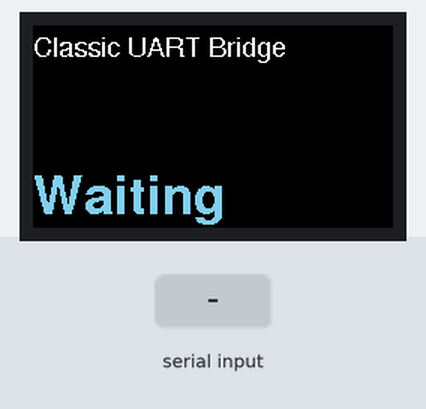
This program was run on a simulated ESP32. Shown: 240×135 colour display. The test bench sets the inputs (shaded band). Nothing arrives over Bluetooth unless stated; what the program prints to the serial monitor is not drawn.

Above: at 0.25 s.
At 1.4 s:
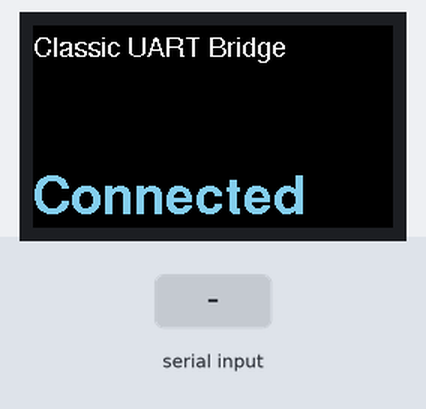
1.5 s: "1" received over the second serial link
Timing chart, 0 to 4.5 s (numbered marks = the images above; inputs shaded):
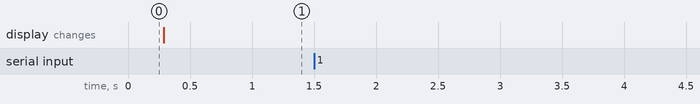

Measured:
- after the input at 1.5 s, every drawn part: stays the same

The program:

main.cpp
```cpp
/*
    Video: https://www.youtube.com/watch?v=oCMOYS71NIU
    Based on Neil Kolban example for IDF: https://github.com/nkolban/esp32-snippets/blob/master/cpp_utils/tests/BLE%20Tests/SampleNotify.cpp
    Ported to Arduino ESP32 by Evandro Copercini

   Create a BLE server that, once we receive a connection, will send periodic notifications.
   The service advertises itself as: 6E400001-B5A3-F393-E0A9-E50E24DCCA9E
   Has a characteristic of: 6E400002-B5A3-F393-E0A9-E50E24DCCA9E - used for receiving data with "WRITE"
   Has a characteristic of: 6E400003-B5A3-F393-E0A9-E50E24DCCA9E - used to send data with  "NOTIFY"

   The design of creating the BLE server is:
   1. Create a BLE Server
   2. Create a BLE Service
   3. Create a BLE Characteristic on the Service
   4. Create a BLE Descriptor on the characteristic
   5. Start the service.
   6. Start advertising.

   In this example rxValue is the data received (only accessible inside that function).
   And txValue is the data to be sent, in this example just a byte incremented every second.
*/
#include <Arduino.h>
#include <SPI.h>
#include <TFT_eSPI.h>
#include "BluetoothSerial.h"
#include "Button2.h"

#define BUTTON_1 35
#define BUTTON_2 0
Button2 btn1(BUTTON_1);
Button2 btn2(BUTTON_2);
const int pwmFreq = 5000;
const int pwmResolution = 8;
const int pwmLedChannelTFT = 0;
const int backlight[5] = {16,32,64,128,255};
byte tft_brightness=4;

BluetoothSerial SerialBT;
bool deviceConnected = false;
bool oldDeviceConnected = false;
uint8_t txValue = 0;

TFT_eSPI tft = TFT_eSPI();


void tft_init() {
  tft.init();
  tft.setRotation(1);
  tft.fillScreen(TFT_BLACK);
  tft.setTextColor(TFT_WHITE,TFT_BLACK);
  tft.setTextSize(1);

  ledcSetup(pwmLedChannelTFT, pwmFreq, pwmResolution);
  ledcAttachPin(TFT_BL, pwmLedChannelTFT);
  ledcWrite(pwmLedChannelTFT, 255);
}

void displayConnectionState(uint8_t state) {
  char buf[32];
  switch (state)
  {
  case 1:
    sprintf(buf, "Waiting");
    break;
  case 2:
    sprintf(buf, "Connected");
    break;

  default:
    break;
  }

  tft.setTextColor(TFT_SKYBLUE);
  tft.fillRect(0,25,tft.width(),tft.height(), TFT_BLACK);
  tft.setFreeFont(&FreeSansBold18pt7b);
  tft.setCursor(0,tft.height()-10);
  tft.print(buf);
}
void setup() {
  tft_init();

  Serial.begin(115200);
  SerialBT.begin("Btserial"); //Bluetooth device name
  SerialBT.enableSSP();
  tft.setTextColor(TFT_WHITE);
  tft.fillRect(0,0,tft.width(),tft.height(), TFT_BLACK);
  tft.setFreeFont(&FreeSans9pt7b);
  tft.setCursor(0,20);
  tft.print("Classic UART Bridge");
  displayConnectionState(1);
}


uint8_t transferbuffer[4096];
uint32_t bytesAvailable = 0;
void loop() {
  bytesAvailable = Serial.available();
  if (bytesAvailable) {
    Serial.readBytes(transferbuffer,bytesAvailable);
    SerialBT.write(transferbuffer,bytesAvailable);
  }
  bytesAvailable = SerialBT.available();
  if (bytesAvailable) {
    SerialBT.readBytes(transferbuffer,bytesAvailable);
    Serial.write(transferbuffer,bytesAvailable);
  }
  delay(10);

  // disconnecting
  if (deviceConnected && !SerialBT.hasClient()) {
      displayConnectionState(1);
      delay(500); // give the bluetooth stack the chance to get things ready
      deviceConnected = false;
  }
  // connecting
  if (!deviceConnected && SerialBT.hasClient()) {
      displayConnectionState(2);
      deviceConnected=true;
  }
}
```
